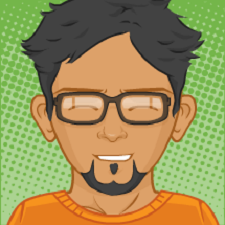
#> input picture python/004_openCV/images/avatar4.png, 225 x 225 px, found by its file name
$ python 023_histogram.py
#> lines starting #> are read from the running program, lines starting #| are printed output that depends on the picture
import cv2
import numpy as np
import matplotlib.pyplot as plt


##------------------ zeros img in histogram START ----------------------##
# img = np.zeros((200, 200), np.uint8)
# cv2.circle(img, (100,100), 30, 255, -1)
##------------------ zeros img in histogram END ------------------------##


##------------------ foto in histogram START ----------------------##
img = cv2.imread("images/avatar4.png")
#> img is the input picture: shape (225, 225, 3); mean B, G, R 88.1, 145.1, 155
b, g, r = cv2.split(img)
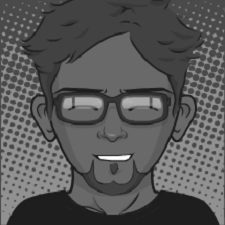
#> b: shape (225, 225); min 20, max 255, mean 88.1
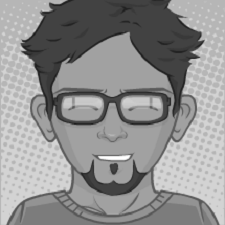
#> g: shape (225, 225); min 25, max 255, mean 145.1
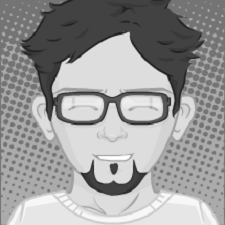
#> r: shape (225, 225); min 20, max 255, mean 155
# cv2.imshow("b", b)
# cv2.imshow("g", g)
# cv2.imshow("r", r)
##------------------ foto in histogram END ------------------------##


cv2.imshow("img", img)
# plt.hist(img.ravel(), 256, [0, 256])  ## verilerin yatay sıraya dizilmiş hali, renk_değeri, (renk_aralığı)
plt.hist(b.ravel(), 256, [0, 256])  ## verilerin yatay sıraya dizilmiş hali, renk_değeri, (renk_aralığı)
plt.hist(g.ravel(), 256, [0, 256])  ## verilerin yatay sıraya dizilmiş hali, renk_değeri, (renk_aralığı)
plt.hist(r.ravel(), 256, [0, 256])  ## verilerin yatay sıraya dizilmiş hali, renk_değeri, (renk_aralığı)
plt.show()
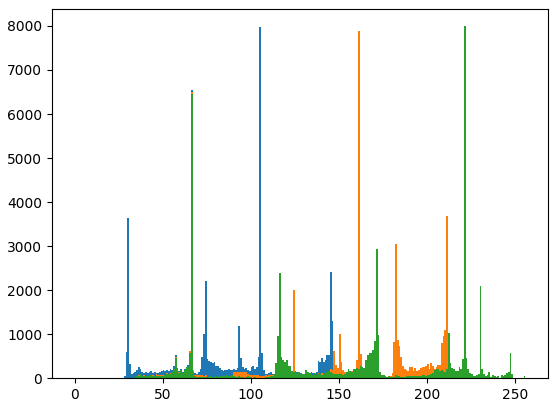
#> figure drawn by matplotlib, 1 panel; tallest bar 7987 high, from x = 105 to 106; tallest bar 7874 high, from x = 161 to 162; tallest bar 7994 high, from x = 221 to 222
